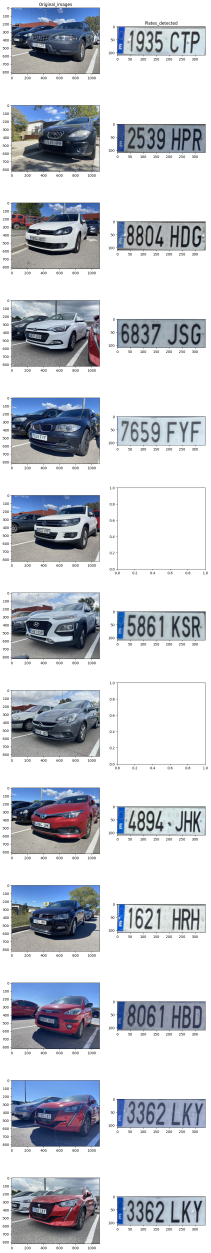
#> input picture examples/plate_localization.png, 842 x 5009 px (shown at 1/4 size)
$ python -i localization.py   (imports and definitions only)
#> lines starting #> are read from the running program, lines starting #| are printed output that depends on the picture; after the words box and inside, x2 and y2 are one past the last pixel; in counts of white or black regions, pixels touching at a corner belong together
#> further down, picture is the input picture: shape (5009, 842, 3); mean B, G, R 208.3, 201.8, 198.6
from numbers import Number
from typing import Optional, List

import numpy as np

import cv2


def matrix_to_corners(matrix: np.array) -> List[List[Number]]:
    corners = []
    for i in range(0, 4):
        corners.append([matrix[i][0][0], matrix[i][0][1]])

    corners = np.array(corners)
    ordered = corners[corners[:, 0].argsort()]

    left_corners = ordered[:2]
    right_corners = ordered[2:]

    top_left = left_corners[left_corners[:, 1].argsort()][0]
    bottom_left = left_corners[left_corners[:, 1].argsort()][1]

    top_right = right_corners[right_corners[:, 1].argsort()][0]
    bottom_right = right_corners[right_corners[:, 1].argsort()][1]

    return [list(top_left), list(top_right), list(bottom_left), list(bottom_right)]


class DetectPlateContour:

    def __init__(self, width: Number = 1100, epsilon: Number = 2):
        self.width = width
        self.epsilon = epsilon
        # Steps for visualization
        self.edged = None
        self.cv2_contours = []

    def detect(self, image: np.array) -> Optional[List[List[Number]]]:

        gray_image = cv2.cvtColor(image, cv2.COLOR_BGR2GRAY)
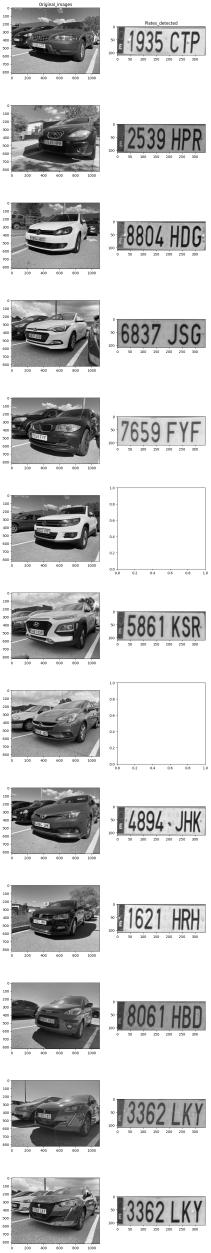
#> gray_image: shape (5009, 842) (shown at 1/4 size); min 0, max 255, mean 201.6
        gray_image = cv2.bilateralFilter(gray_image, 11, 17, 17)

        self.edged = cv2.Canny(gray_image, 30, 200)
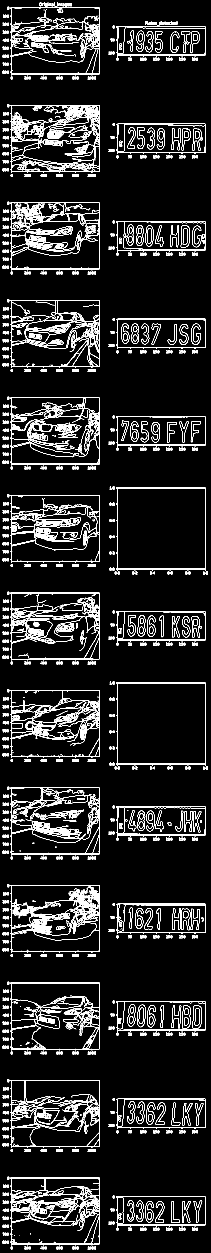
#> self.edged: shape (5009, 842) (shown at 1/4 size); 5.4% white in thin lines or dots

        contours, new = cv2.findContours(self.edged.copy(), cv2.RETR_LIST, cv2.CHAIN_APPROX_SIMPLE)
#> contours = 6742 contours, 5148 with area under 20; largest, box (x1, y1, x2, y2) and area: (464, 2730, 823, 3062) 115864, (464, 1950, 823, 2282) 115864, (470, 2732, 821, 3056) 113048, (470, 1952, 821, 2276) 113048, (41, 1590, 400, 1861) 94294
        self.cv2_contours.append(contours)

        contours = sorted(contours, key=cv2.contourArea, reverse=True)[:30]
#> contours = 30 contours; largest, box (x1, y1, x2, y2) and area: (464, 2730, 823, 3062) 115864, (464, 1950, 823, 2282) 115864, (470, 2732, 821, 3056) 113048, (470, 1952, 821, 2276) 113048, (41, 1590, 400, 1861) 94294
        self.cv2_contours.append(contours)

        screen_cnt = None
        for c in contours:
            perimeter = cv2.arcLength(c, True)
            approx = cv2.approxPolyDP(c, 0.018 * perimeter, True)
            x, y, w, h = cv2.boundingRect(c)
            if len(approx) == 4 and abs((w/h) - 340/110) < self.epsilon:
                screen_cnt = approx
                break
#> this loop made 5 passes
#> (perimeter, x, y, w, h, screen_cnt) on pass 5: (1341.3, 41, 1590, 359, 271, [[41, 1591], [45, 1860], [399, 1855], [397, 1590]])
#> (perimeter, approx, x, y, w, h) on passes 1 to 4: (1445.1, [[464, 2730], [468, 3061], [822, 3061], [821, 2730]], 464, 2730, 359, 332), (1445.1, [[464, 1950], [468, 2281], [822, 2281], [821, 1950]], 464, 1950, 359, 332), (1343.7, [[470, 2733], [819, 2732], [820, 3054], [471, 3055]], 470, 2732, 351, 324), (1343.7, [[470, 1953], [819, 1952], [820, 2274], [471, 2275]], 470, 1952, 351, 324)

        if isinstance(screen_cnt, (np.ndarray, np.generic)):
            self.cv2_contours.append([screen_cnt])
            corners = matrix_to_corners(screen_cnt)
#> after the loop in matrix_to_corners, `for i in range(0, 4):`: corners = [[41, 1591], [45, 1860], [399, 1855], [397, 1590]]
#> in matrix_to_corners, `ordered = corners[corners[:, 0].argsort()]`: ordered = [[41, 1591], [45, 1860], [397, 1590], [399, 1855]]
#> in matrix_to_corners, `left_corners = ordered[:2]`: left_corners = [[41, 1591], [45, 1860]]
#> in matrix_to_corners, `right_corners = ordered[2:]`: right_corners = [[397, 1590], [399, 1855]]
#> in matrix_to_corners, `top_left = left_corners[left_corners[:, 1].argsort()][0]`: top_left = [41, 1591]
#> in matrix_to_corners, `bottom_left = left_corners[left_corners[:, 1].argsort()][1]`: bottom_left = [45, 1860]
#> in matrix_to_corners, `top_right = right_corners[right_corners[:, 1].argsort()][0]`: top_right = [397, 1590]
#> in matrix_to_corners, `bottom_right = right_corners[right_corners[:, 1].argsort()][1]`: bottom_right = [399, 1855]
#> corners = [[41, 1591], [397, 1590], [45, 1860], [399, 1855]]
            return corners
        else:
            return None

>>> import cv2
>>> picture = cv2.imread('../examples/plate_localization.png')
>>> result = DetectPlateContour().detect(picture)
#> result = [[41, 1591], [397, 1590], [45, 1860], [399, 1855]]
